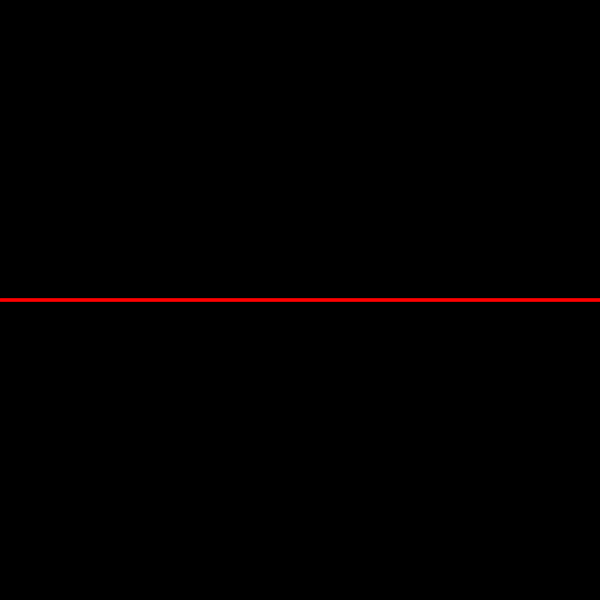
Frame 1 (no input)
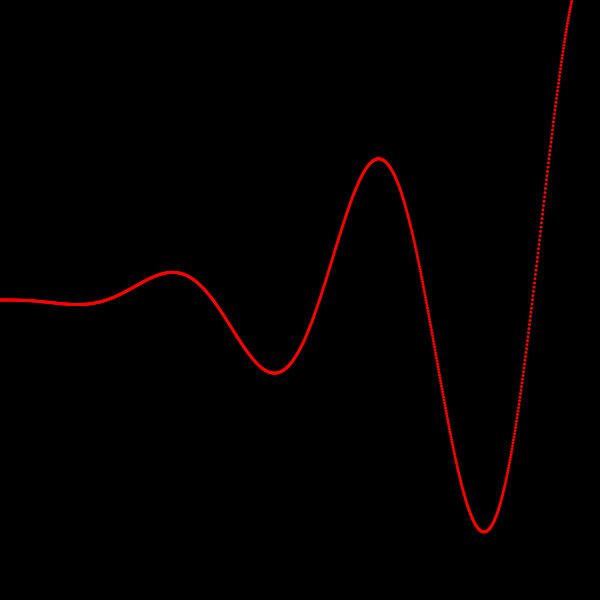
Frame 60 (the mouse pressed at the canvas centre just before this capture)
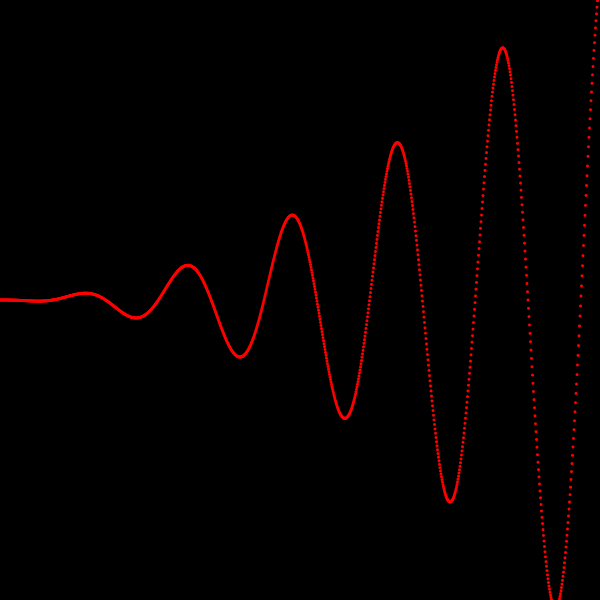
Frame 120 (the mouse held since frame 60 and released just before this capture)

The Processing sketch that drew these frames (run headless with seeded random() and noise(); from frame 60 on, the mouse is pressed at the canvas centre):

// Processing sketch: Graphing_Table
// ── Graphing_Table.pde
float[][] myData = new float[3200][2];
boolean animate = true;
float a = 0;

void draw() {;
  for(int i=0; i < myData.length; i++ ) {
     float x = i*0.5;
     float y = 0.001*pow(x, 2)*sin(a*x) + 300; 
     myData[i][0] = x;
     myData[i][1] = y;
     ellipse( myData[i][0], myData[i][1], 3, 3);
  }
  background(0);
  fill(255,0,0);
  noStroke();
  for(int i=0; i < myData.length; i++ ) {
     ellipse( myData[i][0], myData[i][1], 3, 3);
  }
  a += 0.0005;
}

void setup() {
  size(600, 600);
    if( animate ) {
    a = 0;
  }
  
  else {
    a = 0.2;
    noLoop(); //MAKES draw() GET CALLED ONLY ONCE, INSTEAD OF REPEATEDLY
  }

}
